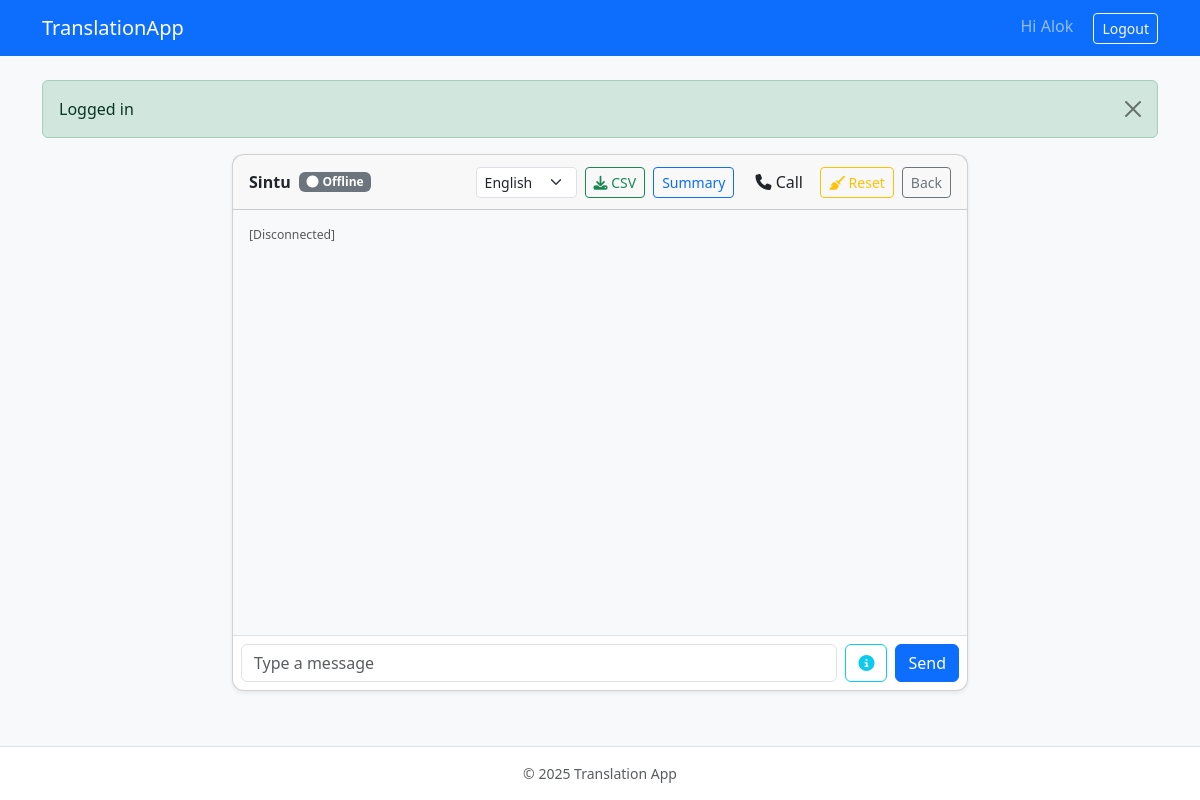
Before: /chat/2 (signed in) with the older database file.
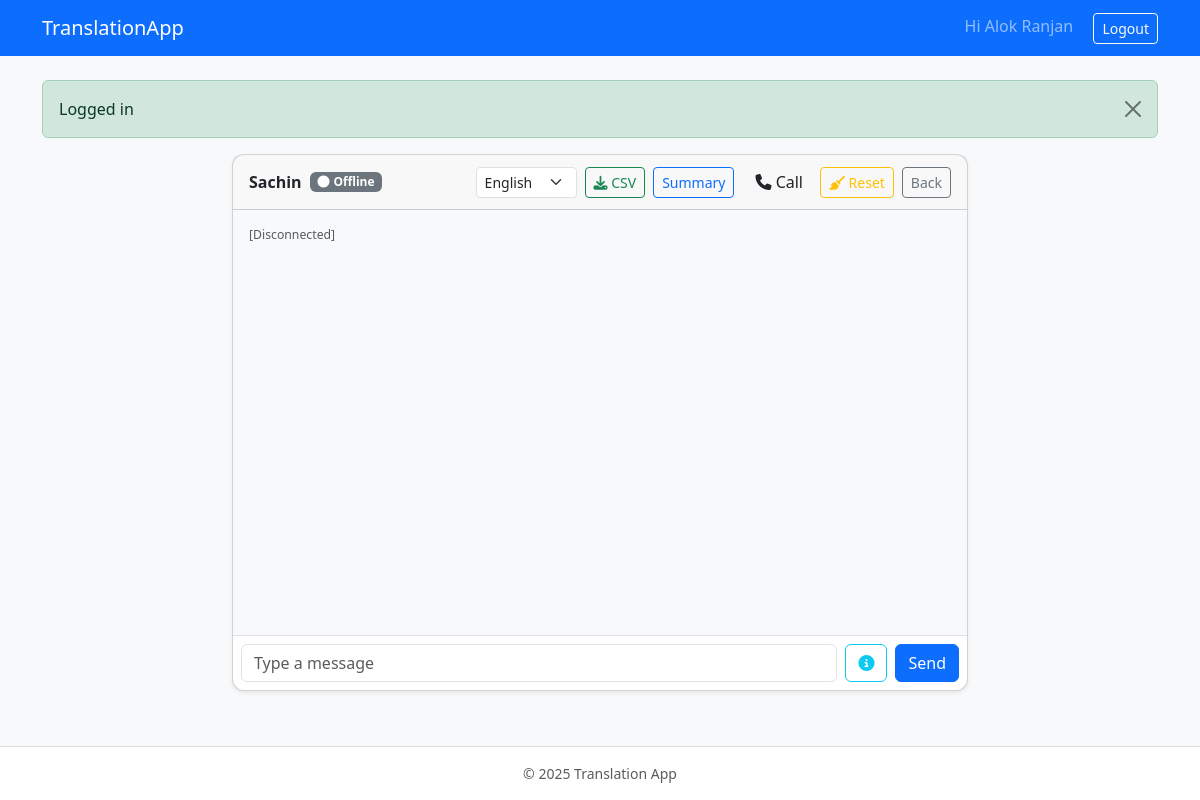
After: the same page with the newer database file.
### app/models/user.py (models this page shows, shortened)
class User(Base):
    __tablename__ = "users"
    id = Column(Integer, primary_key=True, index=True)          # user_id
    email = Column(String(100), unique=True, index=True, nullable=False)
    full_name = Column(String(100), nullable=True)
    hashed_password = Column(String(255), nullable=False)
    is_active = Column(Boolean, nullable=False, server_default=text('1'))  # restore to match existing table
    preferred_language = Column(String(10), nullable=False, default="en")  # NEW
    created_at = Column(DateTime(timezone=True), server_default=func.now())
    messages = relationship("Message", back_populates="sender", cascade="all,delete")
    memberships = relationship("ChatroomMember", back_populates="user", cascade="all,delete")
    created_groups = relationship("Group", back_populates="creator")
    groups = relationship("Group", secondary="group_members", back_populates="members")

### app/main.py (the view)
@app.get("/chat/{other_user_id}", response_class=HTMLResponse)
async def chat_page(
    other_user_id: int,
    request: Request,
    current_user: User | None = Depends(get_current_ui_user),
    db: Session = Depends(get_db),
):
    if not current_user:
        response = RedirectResponse("/login", 302)
        response.headers["Cache-Control"] = "no-cache, no-store, must-revalidate"
        return response
    if other_user_id == current_user.id:
        response = RedirectResponse("/", 302)
        response.headers["Cache-Control"] = "no-cache, no-store, must-revalidate"
        return response
    remote_user = db.query(User).filter(User.id == other_user_id).first()
    if not remote_user:
        response = RedirectResponse("/", 302)
        response.headers["Cache-Control"] = "no-cache, no-store, must-revalidate"
        return response
    token = request.session.get("token")
    response = templates.TemplateResponse(
        "chat.html",
        {
            "request": request,
            "user": current_user,  # Add this for navbar
            "current_user": current_user,
            "remote_user": remote_user,
            "token": token,
            "title": f"Chat + Voice Calls with {remote_user.full_name or remote_user.email}",
        },
    )
    response.headers["Cache-Control"] = "no-cache, no-store, must-revalidate"
    response.headers["Pragma"] = "no-cache"
    response.headers["Expires"] = "0"
    return response

### app/templates/chat.html (shortened to what this page needs)
{% extends 'base.html' %}
{% block content %}
<div class="row">
  <div class="col-lg-8 mx-auto">
    <div class="card shadow-sm">
      <div class="card-header d-flex justify-content-between align-items-center">
        <div class="d-flex align-items-center gap-2">
          <strong>{{ remote_user.full_name or remote_user.email }}</strong>
          <small id="user-status" class="badge bg-secondary">
          </small>
        </div>
        <div class="d-flex align-items-center gap-2">
          <select id="language-select" class="form-select form-select-sm" style="width: auto;">
            <option value="en" {{ 'selected' if current_user.preferred_language == 'en' else '' }}>English</option>
          </select>
          <button id="download-chat-btn" class="btn btn-sm btn-outline-success" title="Download Chat History as CSV">
            <i class="fas fa-download"></i> CSV
          </button>
          <button id="generateSummaryBtn" class="btn btn-sm btn-outline-primary" title="Generate AI Summary">
             <span class="d-none d-md-inline">Summary</span>
          </button>
          <div class="call-controls">
            <button id="voice-call-btn" class="btn call-button" title="Start Voice Call">
              <i class="fas fa-phone"></i> <span id="callBtnText">Call</span>
            </button>
            <button id="cleanup-calls-btn" class="btn btn-sm btn-outline-warning ml-2" title="Reset Call State" style="display: inline-block;">
              <i class="fas fa-broom"></i> Reset
            </button>
          </div>
          <a class="btn btn-sm btn-outline-secondary" href="/">Back</a>
        </div>
      </div>
      <div class="card-body p-0 d-flex flex-column" style="height:60vh;">
        <div id="messages" class="flex-grow-1 overflow-auto p-3 small bg-light"></div>
        <form id="chat-form" class="border-top p-2 d-flex gap-2 align-items-center">
          <input id="message-input" autocomplete="off" class="form-control" placeholder="Type a message" />
          <button id="voice-info-btn" type="button" class="btn btn-outline-info" title="Voice Features Info" style="display: none;" data-bs-toggle="modal" data-bs-target="#voice-info-modal">
            <i class="fas fa-info-circle"></i>
          </button>
          <button class="btn btn-primary" type="submit">Send</button>
        </form>
      </div>
    </div>
  </div>
</div>
{% endblock %}

### app/templates/base.html (shortened to what this page needs)
<!DOCTYPE html>
<html lang="en">
<head>
  <link href="https://cdn.jsdelivr.net/npm/bootstrap@5.3.3/dist/css/bootstrap.min.css" rel="stylesheet">
  <link rel="stylesheet" href="https://cdnjs.cloudflare.com/ajax/libs/font-awesome/6.5.1/css/all.min.css" />
  <link rel="stylesheet" href="/static/css/app.css" />
</head>
<body class="bg-light d-flex flex-column min-vh-100">
<nav class="navbar navbar-expand-lg navbar-dark bg-primary mb-4">
  <div class="container">
    <a class="navbar-brand" href="/">TranslationApp</a>
    <div>
      {% if user %}
        <span class="navbar-text me-3">Hi {{ user.full_name or user.email }}</span>
        <a class="btn btn-outline-light btn-sm" href="/logout" onclick="handleLogout(event)">Logout</a>
      {% else %}
        <a class="btn btn-outline-light btn-sm me-2" href="/login">Login</a>
        <a class="btn btn-light btn-sm" href="/register">Register</a>
      {% endif %}
    </div>
  </div>
</nav>
<main class="flex-fill">
  <div class="container">
    {% with messages = request.session.pop('flash', []) if request and request.session else [] %}
      {% if messages %}
        {% for cat, msg in messages %}
          <div class="alert alert-{{ cat }} alert-dismissible fade show" role="alert">{{ msg }}<button type="button" class="btn-close" data-bs-dismiss="alert"></button></div>
        {% endfor %}
      {% endif %}
    {% endwith %}
    {% block content %}{% endblock %}
  </div>
</main>
<footer class="mt-auto py-3 bg-white border-top">
  <div class="container text-center text-muted small">&copy; {{ 2025 }} Translation App</div>
</footer>
</body>
</html>

### app/static/css/app.css (style rules this page uses)
.card { border-radius: .75rem; }

Changed rows visible on the page:
changed User: full_name "Alok" → "Alok Ranjan"
changed User: full_name "Sintu" → "Sachin"
